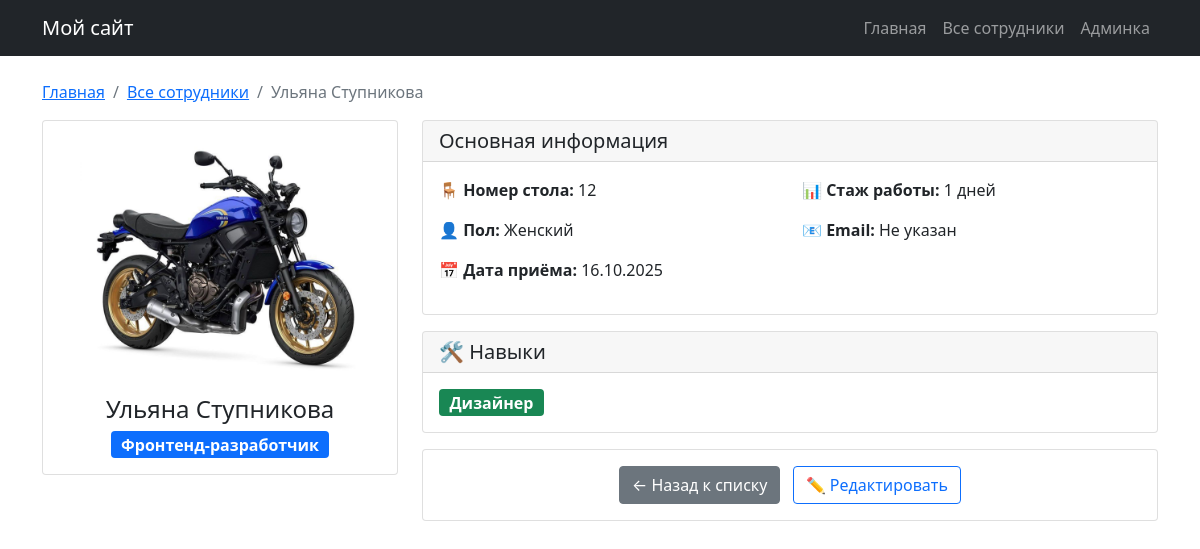
Before: /employees/2/ with the older database file.
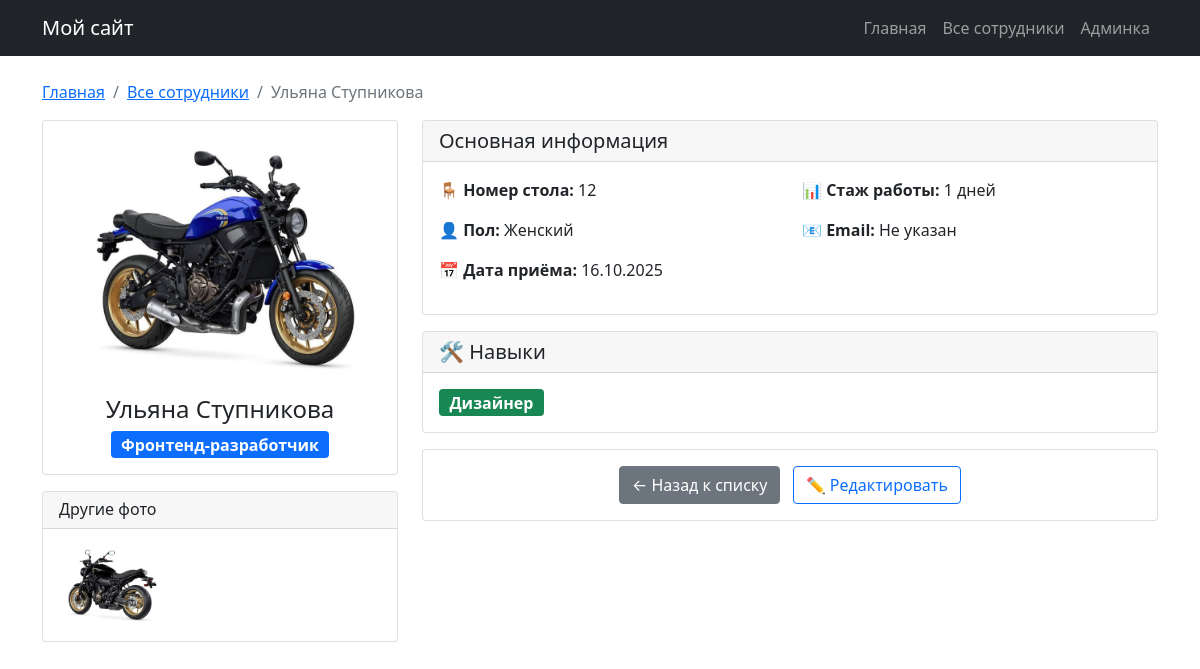
After: the same page with the newer database file.
### employee/models.py (models this page shows, shortened)
class Employee(models.Model):
    POSITION_CHOICES = [
        ('backend', 'Бекенд-разработчик'),
        ('frontend', 'Фронтенд-разработчик'),
        ('tester', 'Тестировщик'),
        ('manager', 'Менеджер'),
        ('designer', 'Дизайнер'),
    ]
    GENDER_CHOICES = [  # ДОБАВЛЕНО
        ('male', 'Мужской'),
        ('female', 'Женский'),
    ]
    first_name = models.CharField(max_length=100, verbose_name='Имя', default="Unknown")
    last_name = models.CharField(max_length=100, verbose_name='Фамилия', default="Employee")
    position = models.CharField(max_length=20, choices=POSITION_CHOICES, verbose_name='Должность', default='backend')
    desk_number = models.IntegerField(verbose_name='Номер стола', default=1)
    hire_date = models.DateField(default=timezone.now, verbose_name='Дата приёма на работу')
    gender = models.CharField(max_length=10, choices=GENDER_CHOICES, verbose_name='Пол', default='male')
    skills = models.ManyToManyField('Skill', through='EmployeeSkill', verbose_name='Навыки')
    def get_work_experience_days(self):
        return (timezone.now().date() - self.hire_date).days
    def get_main_photo(self):
        return self.images.first()
    def get_gallery_photos(self):
        return self.images.all()[1:]

class EmployeeImage(models.Model):
    employee = models.ForeignKey(Employee, on_delete=models.CASCADE, related_name='images')
    image = models.ImageField(upload_to='employees/', verbose_name='Изображение')
    uploaded_at = models.DateTimeField(auto_now_add=True)
    class Meta:
        ordering = ['uploaded_at']

class Skill(models.Model):
    name = models.CharField(max_length=100, verbose_name='Название навыка')

### employee/views.py (the view)
# urls.py: path('employees/<int:pk>/', views.employee_detail, name='employee_detail'),
def employee_detail(request, pk):
    employee = get_object_or_404(Employee, pk=pk)
    context = {
        'employee': employee,
    }
    return render(request, 'employees/employee_detail.html', context)

### templates/employees/employee_detail.html (shortened to what this page needs)
{% extends 'includes/header.html' %}
{% block content %}
<div class="container mt-4">
    <nav aria-label="breadcrumb">
        <ol class="breadcrumb">
            <li class="breadcrumb-item"><a href="/">Главная</a></li>
            <li class="breadcrumb-item"><a href="/employees/">Все сотрудники</a></li>
            <li class="breadcrumb-item active">{{ employee.first_name }} {{ employee.last_name }}</li>
        </ol>
    </nav>
    <div class="row">
        <div class="col-md-4">
            <div class="card">
                <div class="card-body text-center">
                    {% with main_photo=employee.get_main_photo %}
                        {% if main_photo and main_photo.image %}
                        <img src="{{ main_photo.image.url }}"
                             class="img-fluid rounded mb-3"
                             style="max-height: 300px; object-fit: cover; width: 100%;"
                             alt="{{ employee.first_name }} {{ employee.last_name }}">
                        {% else %}
                        <div class="no-image bg-light rounded d-flex align-items-center justify-content-center"
                             style="height: 200px; width: 100%;">
                            <span class="text-muted">Нет фото</span>
                        </div>
                        {% endif %}
                    {% endwith %}
                    <h4>{{ employee.first_name }} {{ employee.last_name }}</h4>
                    <span class="badge bg-primary fs-6">{{ employee.get_position_display }}</span>
                </div>
            </div>
            {% with gallery_photos=employee.get_gallery_photos %}
                {% if gallery_photos %}
                <div class="card mt-3">
                    <div class="card-header">
                        <h6 class="mb-0">Другие фото</h6>
                    </div>
                    <div class="card-body">
                        <div class="row g-2">
                            {% for photo in gallery_photos %}
                            <div class="col-4">
                                <img src="{{ photo.image.url }}"
                                     class="img-fluid rounded"
                                     style="height: 80px; object-fit: cover; width: 100%;"
                                     alt="Фото {{ forloop.counter }}">
                            </div>
                            {% endfor %}
                        </div>
                    </div>
                </div>
                {% endif %}
            {% endwith %}
        </div>
        <div class="col-md-8">
            <div class="card">
                <div class="card-header">
                    <h5 class="mb-0">Основная информация</h5>
                </div>
                <div class="card-body">
                    <div class="row">
                        <div class="col-md-6">
                            <p><strong>🪑 Номер стола:</strong> {{ employee.desk_number }}</p>
                            <p><strong>👤 Пол:</strong> {{ employee.get_gender_display }}</p>
                            <p><strong>📅 Дата приёма:</strong> {{ employee.hire_date|date:"d.m.Y" }}</p>
                        </div>
                        <div class="col-md-6">
                            <p><strong>📊 Стаж работы:</strong> {{ employee.get_work_experience_days }} дней</p>
                            <p><strong>📧 Email:</strong>
                                {% if employee.email %}
                                    {{ employee.email }}
                                {% else %}
                                    Не указан
                                {% endif %}
                            </p>
                        </div>
                    </div>
                </div>
            </div>
            <div class="card mt-3">
                <div class="card-header">
                    <h5 class="mb-0">🛠️ Навыки</h5>
                </div>
                <div class="card-body">
                    {% if employee.skills.all %}
                    <div class="d-flex flex-wrap gap-2">
                        {% for skill in employee.skills.all %}
                        <span class="badge bg-success fs-6">{{ skill.name }}</span>
                        {% endfor %}
                    </div>
                    {% else %}
                    <p class="text-muted">Навыки не указаны</p>
                    {% endif %}
                </div>
            </div>
            <div class="card mt-3">
                <div class="card-body text-center">
                    <a href="/employees/" class="btn btn-secondary">← Назад к списку</a>
                    <a href="/admin/employee/employee/{{ employee.id }}/change/" class="btn btn-outline-primary ms-2">
                        ✏️ Редактировать
                    </a>
                </div>
            </div>
        </div>
    </div>
</div>
{% endblock %}

### templates/includes/header.html (shortened to what this page needs)
<!DOCTYPE html>
<html lang="ru">
<head>
    <link href="https://cdn.jsdelivr.net/npm/bootstrap@5.1.3/dist/css/bootstrap.min.css" rel="stylesheet">
</head>
<body>
    <nav class="navbar navbar-expand-lg navbar-dark bg-dark">
        <div class="container">
            <a class="navbar-brand" href="/">Мой сайт</a>
            <div class="navbar-nav">
                <a class="nav-link" href="/">Главная</a>
                <a class="nav-link" href="/employees/">Все сотрудники</a>
                <a class="nav-link" href="/admin/">Админка</a>
            </div>
        </div>
    </nav>
    {% block content %}
    {% endblock %}
</body>
</html>

Changed rows visible on the page:
added EmployeeImage: image (picture)
Other visible differences:
text now shown: "Другие фото"
